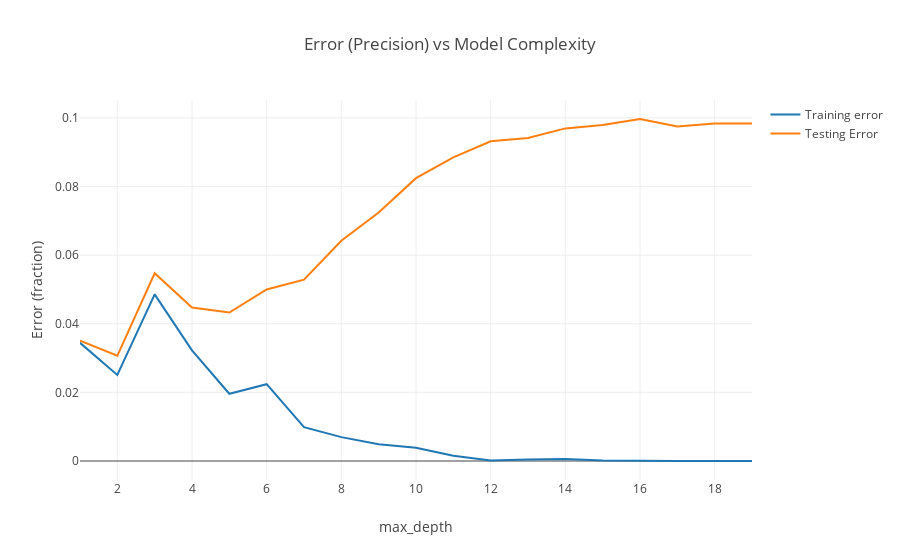
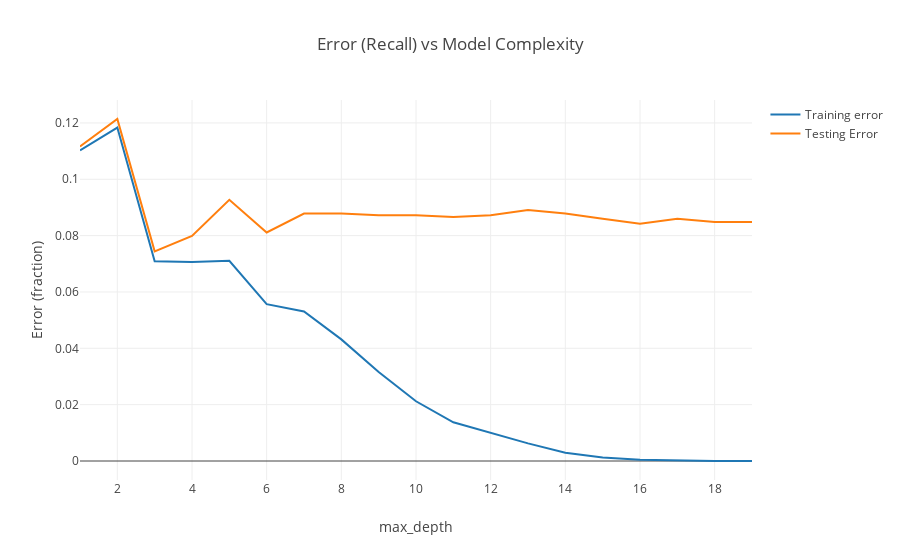
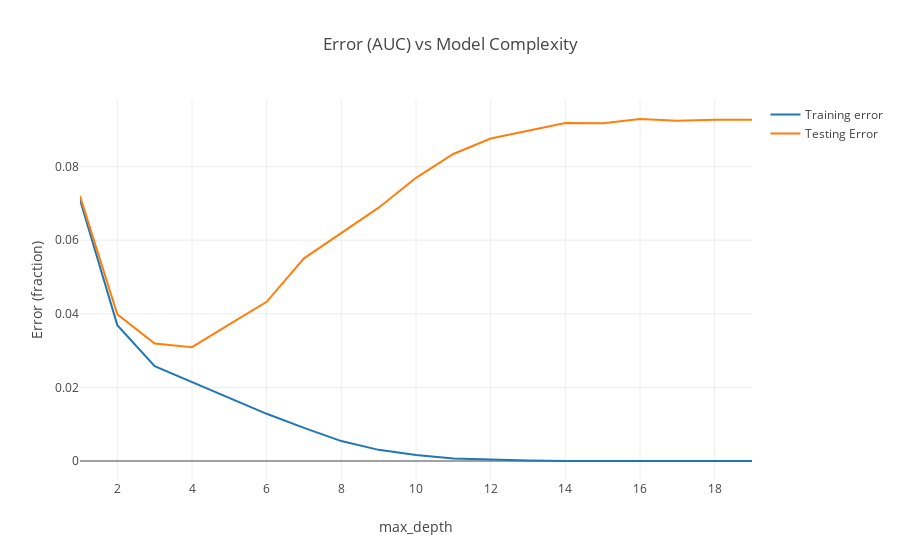

Write notebook code for charts like these, in order.
### Markdown cell above
# Plotting results

Lets look at the error measures:
1.  train/test Error using precision: remember that **precision** = TP/(TP+FP) = "Total actual positive found as positive" / "Total our model identified as positive".   It is the fraction of identified postives that are truly positive.   **(1-precision)** is then the **error** - the fraction of our identified postives that are incorrect.
2.  train/test Error using recall: remember that **recall** = TP/(TP+FN) = "Total actual positive found as positive" / "Total actual positive".   It is the fraction of actual positives that our model managed to identify.   **(1-recall)** is then the **error** - the fraction of actual postives that we failed to identify.
3.  train/test Error using AUC: remember that AUC measures the probability that a randomly chosen positive example is properly ranked above a randomly chosen negative example.   **(1-AUC)** is then the probability that we will fail to do this.

### Code cell
import plotly.plotly as py
import numpy as np
from plotly.offline import iplot
import plotly.graph_objs as go

# Create a trace
trace1 = go.Scatter(
    x = dfError['max_depth'],
    y = dfError['trainError_pre'],
    mode = 'lines',
    name = "Training error"
)
# Create a trace
trace2 = go.Scatter(
    x = dfError['max_depth'],
    y = dfError['testError_pre'],
    mode = 'lines',
    name = "Testing Error"
)

layout = dict(
    title='Error (Precision) vs Model Complexity',
    xaxis=dict(title='max_depth'),
    yaxis=dict(title='Error (fraction)')
)

data = [trace1, trace2]
iplot(dict(data=data,layout=layout),validate=False)

# Create a trace
trace1 = go.Scatter(
    x = dfError['max_depth'],
    y = dfError['trainError_rec'],
    mode = 'lines',
    name = "Training error"
)
# Create a trace
trace2 = go.Scatter(
    x = dfError['max_depth'],
    y = dfError['testError_rec'],
    mode = 'lines',
    name = "Testing Error"
)

layout = dict(
    title='Error (Recall) vs Model Complexity',
    xaxis=dict(title='max_depth'),
    yaxis=dict(title='Error (fraction)')
)

data = [trace1, trace2]
iplot(dict(data=data,layout=layout),validate=False)
# Create a trace
trace1 = go.Scatter(
    x = dfError['max_depth'],
    y = dfError['trainError_auc'],
    mode = 'lines',
    name = "Training error"
)
# Create a trace
trace2 = go.Scatter(
    x = dfError['max_depth'],
    y = dfError['testError_auc'],
    mode = 'lines',
    name = "Testing Error"
)

layout = dict(
    title='Error (AUC) vs Model Complexity',
    xaxis=dict(title='max_depth'),
    yaxis=dict(title='Error (fraction)')
)

data = [trace1, trace2]
iplot(dict(data=data,layout=layout),validate=False)

### Figure 1 — Plotly figure (JSON) as saved in the notebook; plotly's stock layout.template omitted (floating-point values rounded to 4 significant figures)
{"data": [{"mode": "lines", "name": "Training error", "type": "scatter", "x": [1, 2, 3, 4, 5, 6, 7, 8, 9, 10, 11, 12, 13, 14, 15, 16, 17, 18, 19], "y": [0.03442, 0.02509, 0.04855, 0.03223, 0.0196, 0.02238, 0.009873, 0.006957, 0.004859, 0.003875, 0.001544, 0.0001547, 0.0004605, 0.0006112, 0.0001524, 0, 0, 0, 0]}, {"mode": "lines", "name": "Testing Error", "type": "scatter", "x": [1, 2, 3, 4, 5, 6, 7, 8, 9, 10, 11, 12, 13, 14, 15, 16, 17, 18, 19], "y": [0.03505, 0.03066, 0.05472, 0.04471, 0.04327, 0.04997, 0.05283, 0.06419, 0.07239, 0.08241, 0.08849, 0.09315, 0.09414, 0.09693, 0.09791, 0.09966, 0.09746, 0.09834, 0.09834]}], "layout": {"title": "Error (Precision) vs Model Complexity", "xaxis": {"title": "max_depth"}, "yaxis": {"title": "Error (fraction)"}}}

### Figure 2 — Plotly figure (JSON) as saved in the notebook; plotly's stock layout.template omitted (floating-point values rounded to 4 significant figures)
{"data": [{"mode": "lines", "name": "Training error", "type": "scatter", "x": [1, 2, 3, 4, 5, 6, 7, 8, 9, 10, 11, 12, 13, 14, 15, 16, 17, 18, 19], "y": [0.1103, 0.1184, 0.07093, 0.07062, 0.07108, 0.05567, 0.05308, 0.04317, 0.03157, 0.0212, 0.01373, 0.01007, 0.006254, 0.002898, 0.00122, 0.0004575, 0.0001526, 0, 0]}, {"mode": "lines", "name": "Testing Error", "type": "scatter", "x": [1, 2, 3, 4, 5, 6, 7, 8, 9, 10, 11, 12, 13, 14, 15, 16, 17, 18, 19], "y": [0.1116, 0.1214, 0.07442, 0.07991, 0.09272, 0.08113, 0.08784, 0.08785, 0.08724, 0.08724, 0.08663, 0.08724, 0.08907, 0.08785, 0.08602, 0.08418, 0.08602, 0.0848, 0.0848]}], "layout": {"title": "Error (Recall) vs Model Complexity", "xaxis": {"title": "max_depth"}, "yaxis": {"title": "Error (fraction)"}}}

### Figure 3 — Plotly figure (JSON) as saved in the notebook; plotly's stock layout.template omitted (floating-point values rounded to 4 significant figures)
{"data": [{"mode": "lines", "name": "Training error", "type": "scatter", "x": [1, 2, 3, 4, 5, 6, 7, 8, 9, 10, 11, 12, 13, 14, 15, 16, 17, 18, 19], "y": [0.071, 0.03692, 0.02578, 0.02148, 0.0172, 0.01283, 0.00901, 0.005412, 0.003027, 0.001609, 0.0006462, 0.0002926, 0.0001098, 2.739e-05, 5.061e-06, 9.307e-07, 5.818e-08, 0, 0]}, {"mode": "lines", "name": "Testing Error", "type": "scatter", "x": [1, 2, 3, 4, 5, 6, 7, 8, 9, 10, 11, 12, 13, 14, 15, 16, 17, 18, 19], "y": [0.07199, 0.03987, 0.03193, 0.03093, 0.03714, 0.04325, 0.05507, 0.06187, 0.06884, 0.07695, 0.08343, 0.08762, 0.08967, 0.09187, 0.09181, 0.09294, 0.09248, 0.09274, 0.09274]}], "layout": {"title": "Error (AUC) vs Model Complexity", "xaxis": {"title": "max_depth"}, "yaxis": {"title": "Error (fraction)"}}}
